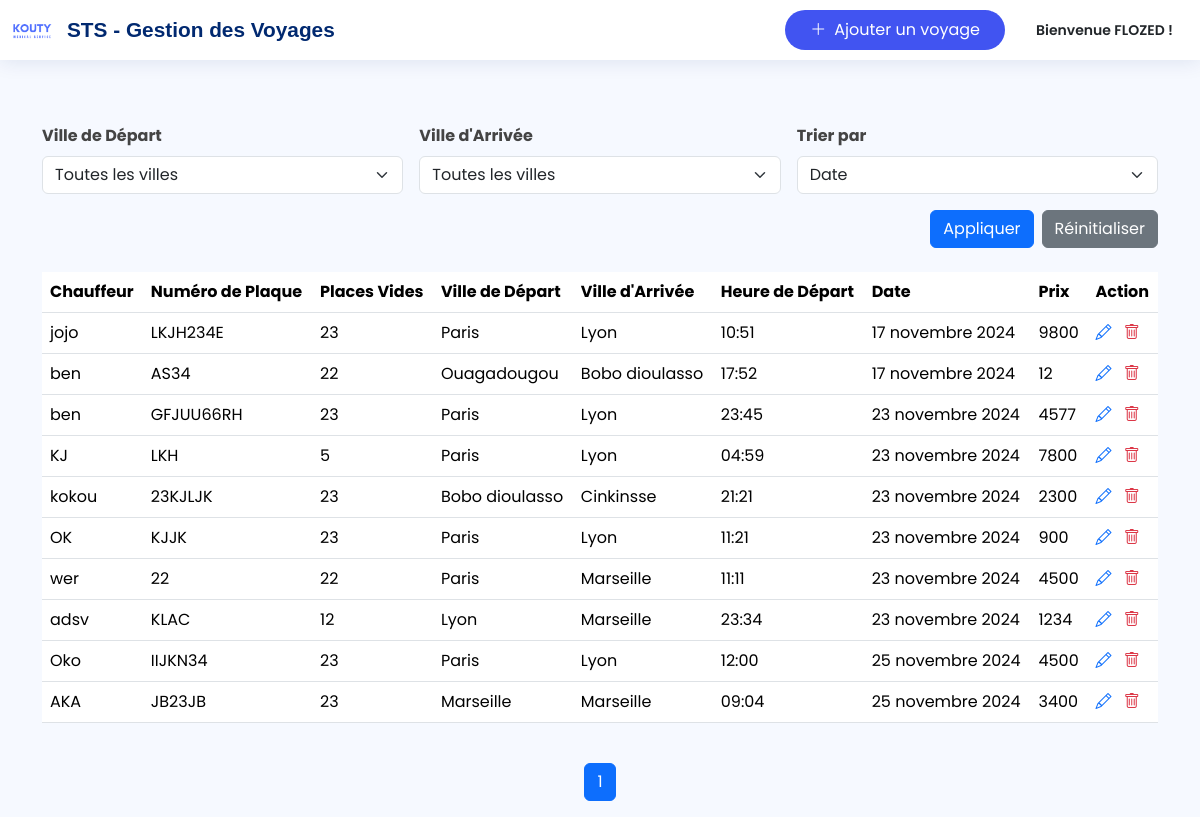
Screenshot of /employe/ (signed in) with the database file from the repository.
### voyage/models.py (models this page shows, shortened)
class Voyage(models.Model):
    id = models.AutoField(primary_key=True)
    NomChauffeur = models.CharField(max_length=100)
    plaque = models.CharField(max_length=100)
    NbrPlaceVide = models.IntegerField()
    VilleDepart = models.CharField(max_length=100)
    VilleArrivee = models.CharField(max_length=100)
    heureDepart = models.TimeField()
    Prix = models.IntegerField()
    date = models.DateField(auto_now_add=True,blank=True ,null=True)
    user = models.ForeignKey(User, on_delete=models.CASCADE, related_name="voyages",default=1)

### voyage/views.py (the view)
# urls.py: path('employe/', views.employe, name='home'),
@login_required(login_url='login')
def employe(request):
    voyages = Voyage.objects.filter(user=request.user)
    days_ago = timezone.now() - timedelta(days=30)
    voyages = voyages.annotate(
        recent=Case(
            When(date__gte=days_ago, then=Value(True)),  # Si la date est >= il y a 2 jours
            default=Value(False),  # Sinon False
            output_field=BooleanField(),
        )
    )
    ville_depart = request.GET.get('ville_depart')
    ville_arrivee = request.GET.get('ville_arrivee')
    if ville_depart:
        voyages = voyages.filter(VilleDepart=ville_depart)
    if ville_arrivee:
        voyages = voyages.filter(VilleArrivee=ville_arrivee)
    sort_by = request.GET.get('sort_by', 'date')  # Tri par défaut par date
    if sort_by in ['date', 'Prix', 'NbrPlaceVide']:
        voyages = voyages.order_by(sort_by)
    paginator = Paginator(voyages, 10)
    page_number = request.GET.get('page')
    page_obj = paginator.get_page(page_number)
    context = {
        'Voyages': page_obj,
        'ville_depart': ville_depart,
        'ville_arrivee': ville_arrivee,
        'sort_by': sort_by,
    }
    return render(request, 'index.html', context)

### templates/index.html (shortened to what this page needs)
{% include 'base.html' %}
{% block content %}
<div class="container mt-4">
    <form method="get" class="mb-4">
        <div class="row g-3">
            <div class="col-md-4">
                <label for="ville_depart" class="form-label fw-bold">Ville de Départ</label>
                <select id="ville_depart" name="ville_depart" class="form-select">
                    <option value="" {% if ville_depart == "" %}selected{% endif %}>Toutes les villes</option>
                </select>
            </div>
            <div class="col-md-4">
                <label for="ville_arrivee" class="form-label fw-bold">Ville d'Arrivée</label>
                <select id="ville_arrivee" name="ville_arrivee" class="form-select">
                    <option value="" {% if ville_depart == "" %}selected{% endif %}>Toutes les villes</option>
                    <option value="Lomé" {% if ville_depart == "Lomé" %}selected{% endif %}>Lomé</option>                </select>
            </div>
            <div class="col-md-4">
                <label for="sort_by" class="form-label fw-bold">Trier par</label>
                <select id="sort_by" name="sort_by" class="form-select">
                    <option value="date" {% if sort_by == "date" %}selected{% endif %}>Date</option>
                </select>
            </div>
        </div>
        <div class="mt-3 d-flex justify-content-end">
            <button type="submit" class="btn btn-primary me-2">Appliquer</button>
            <a href="{% url 'home1' %}" class="btn btn-secondary">Réinitialiser</a>
        </div>
    </form>
    <div class="table-responsive">
        <table class="table table-hover align-middle">
            <thead>
                <tr>
                    <th>Chauffeur</th>
                    <th>Numéro de Plaque</th>
                    <th>Places Vides</th>
                    <th>Ville de Départ</th>
                    <th>Ville d'Arrivée</th>
                    <th>Heure de Départ</th>
                    <th>Date</th>
                    <th>Prix</th>
                    <th>Action</th>
                </tr>
            </thead>
            <tbody>
                {% for voyage in Voyages %}
                <tr>
                    <td>{{ voyage.NomChauffeur }}</td>
                    <td>{{ voyage.plaque }}</td>
                    <td>{{ voyage.NbrPlaceVide }}</td>
                    <td>{{ voyage.VilleDepart }}</td>
                    <td>{{ voyage.VilleArrivee }}</td>
                    <td>{{ voyage.heureDepart }}</td>
                    <td>{{ voyage.date }}</td>
                    <td>{{ voyage.Prix }}</td>
                    <td>
                        <a href="{% url 'modifier_voyage' voyage.pk %}" class="text-primary">
                            <i class="bi bi-pencil"></i>
                        </a>
                        {% if voyage.recent %}
                            <a href="{% url 'supprimer_voyage' voyage.pk %}" class="text-danger ms-2"
                               onclick="return confirm('Êtes-vous sûr de vouloir supprimer ce voyage ?');">
                                <i class="bi bi-trash"></i>
                            </a>
                         {% else %}
                            <a>Voyage non supprimable</a>
                        {% endif %}
                    </td>
                </tr>
                {% empty %}
                <tr>
                    <td colspan="9" class="text-center">Aucun voyage trouvé.</td>
                </tr>
                {% endfor %}
            </tbody>
        </table>
    </div>
    <nav class="mt-4">
        <ul class="pagination justify-content-center">
            {% for num in Voyages.paginator.page_range %}
                {% if num == Voyages.number %}
                    <li class="page-item active">
                        <a class="page-link">{{ num }}</a>
                    </li>
                {% elif num >= Voyages.number|add:'-2' and num <= Voyages.number|add:'2' %}
                    <li class="page-item">
                        <a class="page-link" href="?page={{ num }}">{{ num }}</a>
                    </li>
                {% endif %}
            {% endfor %}
        </ul>
    </nav>
</div>
{% endblock %}

### templates/base.html (shortened to what this page needs)
{% load static %}
<!DOCTYPE html>
<html lang="fr">
<head>
    <link href="{% static 'vendor/bootstrap/css/bootstrap.min.css' %}" rel="stylesheet">
    <link href="{% static 'vendor/bootstrap-icons/bootstrap-icons.css' %}" rel="stylesheet">
    <link href="{% static 'vendor/boxicons/css/boxicons.min.css' %}" rel="stylesheet">
    <link href="{% static 'vendor/simple-datatables/style.css' %}" rel="stylesheet">
    <link href="{% static 'css/style.css' %}" rel="stylesheet">
</head>
<body>
    <header id="header" class="header fixed-top d-flex align-items-center">
        <div class="container-fluid d-flex align-items-center justify-content-between">
            <a href="{% url 'home0' %}" class="logo d-flex align-items-center text-decoration-none">
                <img src="{% static 'img/kouty.png' %}" alt="Logo">
                <span>STS - Gestion des Voyages</span>
            </a>
            <nav class="header-nav ms-auto">
                <ul class="d-flex align-items-center mb-0 list-unstyled">
                    <li class="d-none d-lg-block me-3">
                        <a href="{% url 'ajout_voyage' %}" class="btn btn-add-voyage">
                            <i class="bi bi-plus-lg"></i>
                            Ajouter un voyage
                        </a>
                    </li>
                    <li class="nav-item dropdown">
                        <a class="nav-profile d-flex align-items-center text-decoration-none" href="#" data-bs-toggle="dropdown">
                            <span class="d-none d-md-block text-dark">Bienvenue {{ user.username|upper}} !</span>
                        </a>
                    </li>
                </ul>
            </nav>
        </div>
    </header>
    <main id="main" class="main">
    </main>
</body>
</html>

### static/css/style.css (style rules this page uses)
:root { scroll-behavior: smooth; }
body { font-family: "Open Sans", sans-serif; background: #f6f9ff; color: #444444; }
a { color: #4154f1; text-decoration: none; }
#main { margin-top: 60px; padding: 20px 30px; transition: all 0.3s; }
.logo { line-height: 1; }
@media (min-width: 1200px) { .logo { width: 380px; } }
.logo img { max-height: 26px; margin-right: 6px; }
.logo span { font-size: 26px; font-weight: 700; color: #012970; font-family: "Nunito", sans-serif; }
.header { transition: all 0.5s; z-index: 997; height: 60px; box-shadow: 0px 2px 20px rgba(1, 41, 112, 0.1); background-color: #fff; padding-left: 20px; }
.header-nav ul { list-style: none; }
.header-nav>ul { margin: 0; padding: 0; }
.header-nav .nav-profile { color: #012970; }
.header-nav .nav-profile span { font-size: 14px; font-weight: 600; }
@media (min-width: 1200px) { #main, #footer { margin-left: 300px; } }

### templates/base.html (style rules this page uses)
:root { --primary-color: #4154f1; --secondary-color: #717ff5; }
body { font-family: 'Poppins', sans-serif; background-color: #f6f9ff; }
.header { background-color: #fff; padding: 15px 0; transition: all 0.3s; }
.logo img { max-height: 40px; margin-right: 15px; }
.logo span { color: #012970; font-size: 1.3rem; font-weight: 600; }
.btn-add-voyage { background-color: var(--primary-color); color: #fff; border-radius: 50px; padding: 8px 25px; transition: all 0.3s; border: none; display: flex; align-items: center; gap: 8px; }
.nav-profile { padding: 8px 15px; border-radius: 4px; }
.main { margin-top: 80px; padding: 20px; }

### rows the page displays
Voyage: NomChauffeur "jojo", plaque "LKJH234E", NbrPlaceVide "23", VilleDepart "Paris", VilleArrivee "Lyon", heureDepart "10:51", date "17 novembre 2024", Prix "9800"
Voyage: NomChauffeur "ben", plaque "AS34", NbrPlaceVide "22", VilleDepart "Ouagadougou", VilleArrivee "Bobo dioulasso", heureDepart "17:52", date "17 novembre 2024", Prix "12"
Voyage: NomChauffeur "ben", plaque "GFJUU66RH", NbrPlaceVide "23", VilleDepart "Paris", VilleArrivee "Lyon", heureDepart "23:45", date "23 novembre 2024", Prix "4577"
Voyage: NomChauffeur "KJ", plaque "LKH", NbrPlaceVide "5", VilleDepart "Paris", VilleArrivee "Lyon", heureDepart "04:59", date "23 novembre 2024", Prix "7800"
Voyage: NomChauffeur "kokou", plaque "23KJLJK", NbrPlaceVide "23", VilleDepart "Bobo dioulasso", VilleArrivee "Cinkinsse", heureDepart "21:21", date "23 novembre 2024", Prix "2300"
Voyage: NomChauffeur "OK", plaque "KJJK", NbrPlaceVide "23", VilleDepart "Paris", VilleArrivee "Lyon", heureDepart "11:21", date "23 novembre 2024", Prix "900"
Voyage: NomChauffeur "wer", plaque "22", NbrPlaceVide "22", VilleDepart "Paris", VilleArrivee "Marseille", heureDepart "11:11", date "23 novembre 2024", Prix "4500"
Voyage: NomChauffeur "adsv", plaque "KLAC", NbrPlaceVide "12", VilleDepart "Lyon", VilleArrivee "Marseille", heureDepart "23:34", date "23 novembre 2024", Prix "1234"
Voyage: NomChauffeur "Oko", plaque "IIJKN34", NbrPlaceVide "23", VilleDepart "Paris", VilleArrivee "Lyon", heureDepart "12:00", date "25 novembre 2024", Prix "4500"
Voyage: NomChauffeur "AKA", plaque "JB23JB", NbrPlaceVide "23", VilleDepart "Marseille", VilleArrivee "Marseille", heureDepart "09:04", date "25 novembre 2024", Prix "3400"

### other values shown
{{ user.username|upper }} "FLOZED"
{{ num }} "1"
